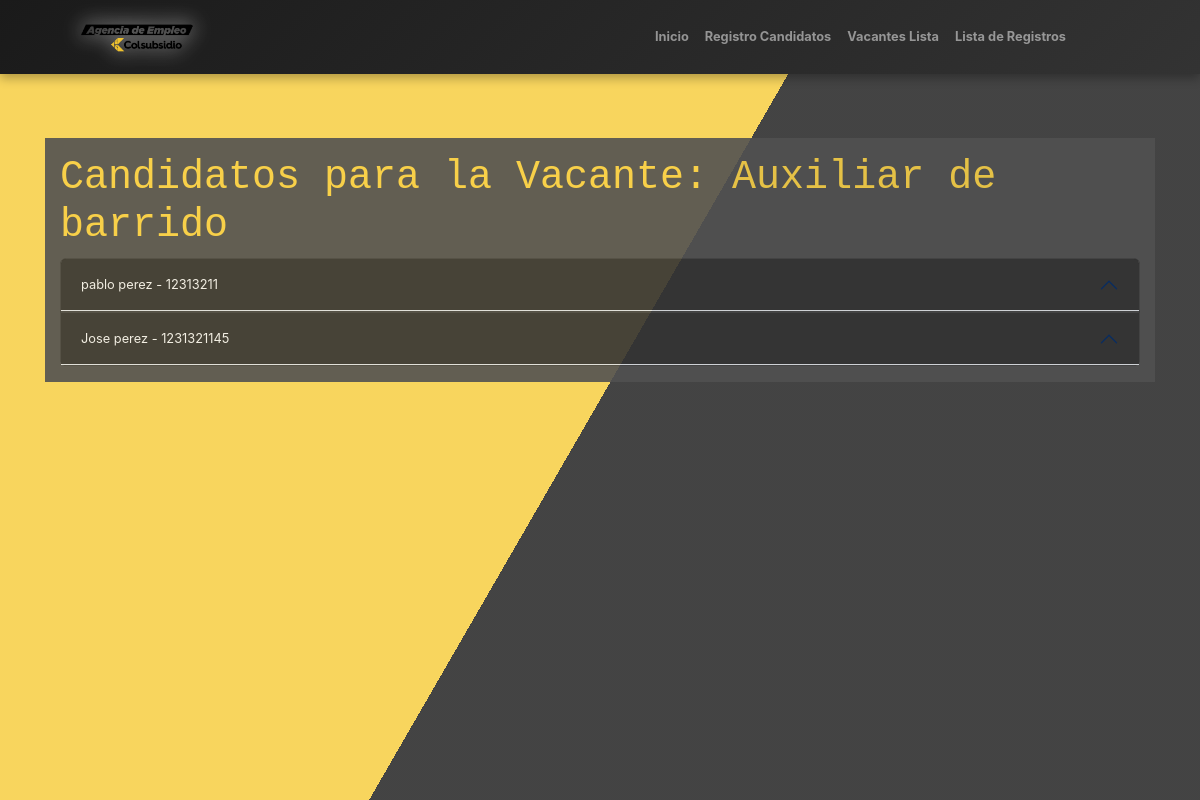
/vacantes/2/candidatos/, run on an earlier commit of the app's database.
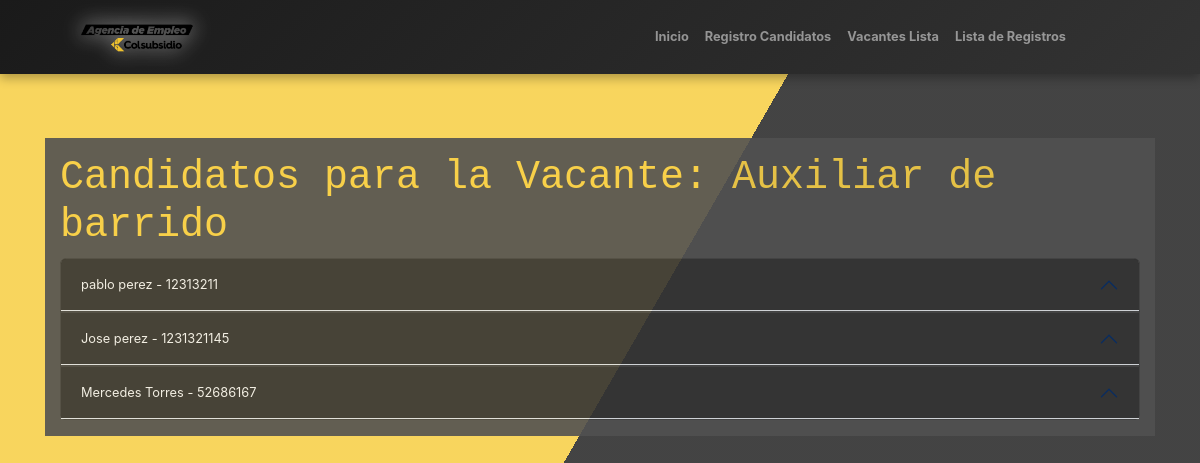
And on a later commit of the database.
### vacantes/models.py (models this page shows, shortened)
class RegistroCandidato(models.Model):
    SEX_CHOICES = [
        ('M', 'Mujer'),
        ('H', 'Hombre'),
        ('I', 'Intersexual'),
    ]
    DOCUMENT_TYPE_CHOICES = [
        ('CC', 'CEDULA DE CIUDADANIA'),
        ('PEP', 'PERMISO ESPECIAL DE PERMANENCIA'),
        ('TI', 'TARJETA DE IDENTIDAD'),
        ('DNI', 'DOCUMENTO NACIONAL DE IDENTIFICACION'),
        ('PAS', 'PASAPORTE'),
        ('CE', 'CEDULA DE EXTRANJERIA'),
    ]
    EDUCATION_LEVEL_CHOICES = [
        ('BP', 'BASICA PRIMARIA'),
        ('BS', 'BASICA SECUNDARIA'),
        ('BA', 'BACHILLER ACADEMICO'),
        ('EBA', 'ESTUDIANTE BACHILLER ACADEMICO'),
        ('TL', 'TECNICO LABORAL/PROFESIONAL'),
        ('ETL', 'ESTUDIANTE TECNICO LABORAL/PROFESIONAL'),
        ('T', 'TECNOLOGO'),
        ('ET', 'ESTUDIANTE TECNOLOGO'),
        ('P', 'PROFESIONAL'),
        ('EP', 'ESTUDIANTE PROFESIONAL'),
        ('PG', 'POSGRADO'),
    ]
    SCHEDULE_CHOICES = [
        ('FT', 'TIEMPO COMPLETO'),
        ('PT', 'MEDIO TIEMPO'),
        ('WE', 'FINES DE SEMANA'),
    ]
    SALARY_CHOICES = [
        ('<1', 'Menos de 1 SMMLV'),
        ('1-2', '1 a 2 SMMLV'),
        ('2-4', '2 a 4 SMMLV'),
        ('4-6', '4 a 6 SMMLV'),
        ('6-9', '6 a 9 SMMLV'),
        ('9-12', '9 a 12 SMMLV'),
        ('12-15', '12 a 15 SMMLV'),
        ('15-19', '15 a 19 SMMLV'),
        ('>20', '20 SMMLV en adelante'),
    ]
    DISABILITY_CHOICES = [
        ('SI', 'Sí'),
        ('NO', 'No'),
    ]
    SISE_CHOICES = [
        ('SI', 'Sí'),
        ('NO', 'No'),
    ]
    RECRUITER_CHOICES = [
        ('NN', 'No conoce el nombre'),
        ('AAM', 'Angel Andres Moyano Molano'),
        ('DAP', 'Diego Alejandro Parra Pinto'),
        ('EJC', 'Erika Julieth Cristancho Pérez'),
    ]
    feria = models.CharField(max_length=100)
    fecha_feria = models.DateField()
    sexo = models.CharField(max_length=1, choices=SEX_CHOICES)
    tipo_documento = models.CharField(max_length=3, choices=DOCUMENT_TYPE_CHOICES)
    numero_documento = models.CharField(max_length=20, unique=True)
    nombres = models.CharField(max_length=100)
    apellidos = models.CharField(max_length=100)
    numero_celular = models.CharField(max_length=15)
    correo_electronico = models.EmailField()
    fecha_nacimiento = models.DateField()
    formacion_academica = models.CharField(max_length=3, choices=EDUCATION_LEVEL_CHOICES)
    programa_academico = models.CharField(max_length=100)
    experiencia_laboral = models.TextField(blank=True, null=True)
    interes_ocupacional = models.TextField(blank=True, null=True)
    localidad_municipio = models.CharField(max_length=100)
    candidato_discapacidad = models.CharField(max_length=2, choices=DISABILITY_CHOICES)
    tipo_discapacidad = models.CharField(max_length=100, blank=True, null=True)
    horario_interesado = models.CharField(max_length=2, choices=SCHEDULE_CHOICES)
    aspiracion_salarial = models.CharField(max_length=5, choices=SALARY_CHOICES)
    registrado_en_sise = models.CharField(max_length=2, choices=SISE_CHOICES)
    tecnico_seleccion = models.CharField(max_length=3, choices=RECRUITER_CHOICES)
    vacantes_disponibles = models.ManyToManyField(Vacante, related_name="candidatos", blank=True)
    class Meta:
        verbose_name = "Registro de Candidato"
        verbose_name_plural = "Registros de Candidatos"

### vacantes/views.py (the view)
# urls.py: path('vacantes/<int:id>/candidatos/', views.lista_candidatos, name='lista_candidatos'),
def lista_candidatos(request, id):
    vacante = get_object_or_404(Vacante, id=id)
    candidatos = vacante.candidatos.all()  # Asumiendo que tienes una relación en el modelo
    return render(request, 'vacantes/lista_candidatos.html', {'vacante': vacante, 'candidatos': candidatos})

### vacantes/templates/vacantes/lista_candidatos.html (shortened to what this page needs)
{% extends 'base.html' %}
{% load static %}
{% block contenido %}
<div class="container-fluid" style="opacity: 90%; background-color: #525252; color: #f1f1f1;">
    <div class="row">
        <div class="col py-3">
            <h1 style="color: #f8d047;">Candidatos para la Vacante: {{ vacante.cargo }}</h1>
            <div class="accordion" id="accordionCandidatos" style="background-color: #333333; border-radius: 8px;">
                {% for candidato in candidatos %}
                <div class="accordion-item" style="background-color: #222222; border: 1px solid #444444;">
                    <h2 class="accordion-header">
                        <button class="accordion-button" type="button" data-bs-toggle="collapse" data-bs-target="#collapse-{{ candidato.id }}" aria-expanded="false" aria-controls="collapse-{{ candidato.id }}" style="background-color: #333333; color: #f1f1f1; border: none;">
                            <small>{{ candidato.nombres }} {{ candidato.apellidos }} - {{ candidato.numero_documento }}</small>
                        </button>
                    </h2>
                </div>
                {% empty %}
                <div class="alert alert-warning">No hay candidatos para esta vacante.</div>
                {% endfor %}
            </div>
        </div>
    </div>
</div>
{% endblock %}

What changed in the data, as far as the page shows it:
added RegistroCandidato: nombres "Mercedes", apellidos "Torres", numero_documento "52686167"
